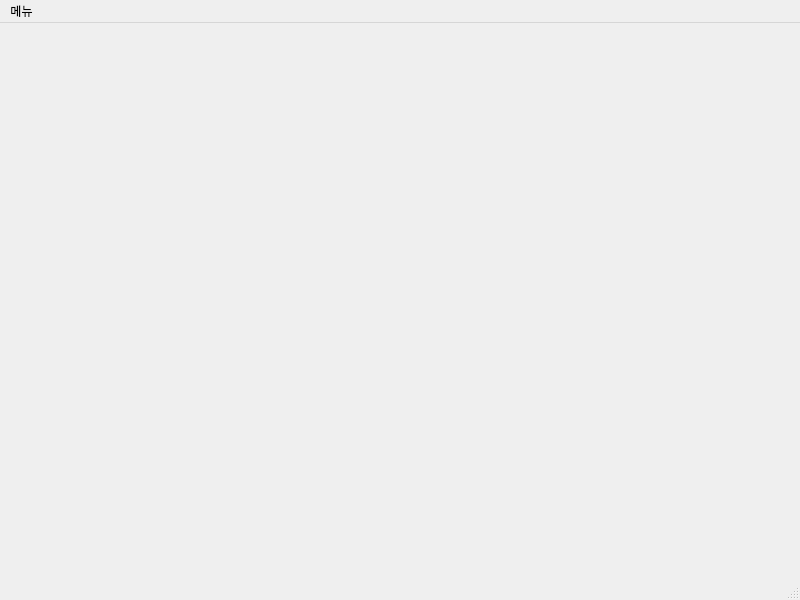
<?xml version="1.0" encoding="UTF-8"?>
<ui version="4.0">
 <class>MainWindow</class>
 <widget class="QMainWindow" name="MainWindow">
  <property name="geometry">
   <rect>
    <x>0</x>
    <y>0</y>
    <width>800</width>
    <height>600</height>
   </rect>
  </property>
  <property name="windowTitle">
   <string>내 프로그램</string>
  </property>
  <widget class="QWidget" name="centralwidget"/>
  <widget class="QMenuBar" name="menubar">
   <property name="geometry">
    <rect>
     <x>0</x>
     <y>0</y>
     <width>800</width>
     <height>21</height>
    </rect>
   </property>
   <widget class="QMenu" name="menu">
    <property name="title">
     <string>메뉴</string>
    </property>
    <addaction name="actionAddressBook"/>
   </widget>
   <addaction name="menu"/>
  </widget>
  <widget class="QStatusBar" name="statusbar"/>
  <action name="actionAddressBook">
   <property name="text">
    <string>address</string>
   </property>
  </action>
 </widget>
 <resources/>
 <connections/>
</ui>
